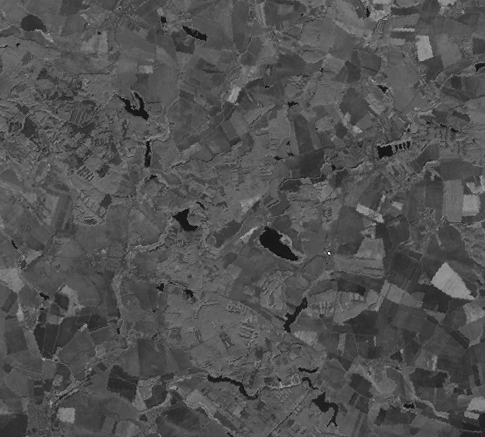
%> input picture U4/Podklady/Matlab/Lp4.bmp, 485 x 437 px
$ octave PCA_Image.m   (GNU Octave 9; MATLAB toolbox functions it lacks are replaced by stand-ins)
%> lines starting %> are read from the running program, lines starting %| are printed output that depends on the picture
%% Image compression using PCA
% SLectured by Sujin Jang in ECE662 2014 Spring, Purdue University
% Refer to "Principal Component Analysis", lecture note on
% May 2009, M. Richardson (http://people.maths.ox.ac.uk/richardsonm/SignalProcPCA.pdf)
% for detailed description and original Matlab code.

%% upraveno 22.11.2023 - MP

clear all; close all; clc;
[fly,map] = imread('Lp4.bmp'); % load image into MATLAB
%> fly is the input picture: size 437x485 uint8; min 12, max 255, mean 81.2
%> map = 256 rows, first 12: [0 0 0; 0.00392 0.00392 0.00392; 0.00784 0.00784 0.00784; 0.0118 0.0118 0.0118; 0.0157 0.0157 0.0157; 0.0196 0.0196 0.0196; 0.0235 0.0235 0.0235; 0.0275 0.0275 0.0275; 0.0314 0.0314 0.0314; 0.0353 0.0353 0.0353; 0.0392 0.0392 0.0392; 0.0431 0.0431 0.0431]
fly=double(fly); % convert to double precision
%> fly: size 437x485 double
figure;
image(fly),colormap(map); % display image
axis off, axis equal
[m n]=size(fly);
%> m = 437; n = 485
mn = mean(fly,2); % compute row mean
%> mn = 437 values, max 91.2 at index 43, min 69.68 at index 380, mean 81.22
X = fly - repmat(mn,1,n); % subtract row mean to obtain X
Z=1/sqrt(n-1)*X'; % create matrix, Z
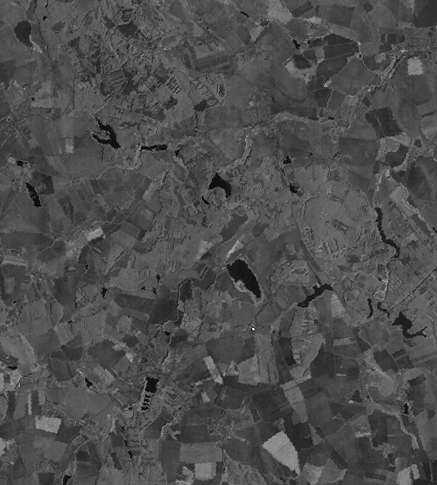
%> Z: size 485x437 double; min -3.46, max 7.88, mean -8.58e-18; drawn with min black and max white
covZ=Z'*Z; % covariance matrix of Z
%% Singular value decomposition
[U,S,V] = svd(covZ);
variances=sqrt(diag(S).*diag(S)); % compute variances
%> variances = 437 values, max 10790.7 at index 1, min 0.0886 at index 437, mean 311.2
figure;
bar(variances(1:30)) % scree plot of variances
title('Eigenvalues', 'FontSize',15);
xlabel('Order','FontSize',15); ylabel('Eigenvalue', 'FontSize',15);
%> after `ylabel('Eigenvalue', 'FontSize',15)`:
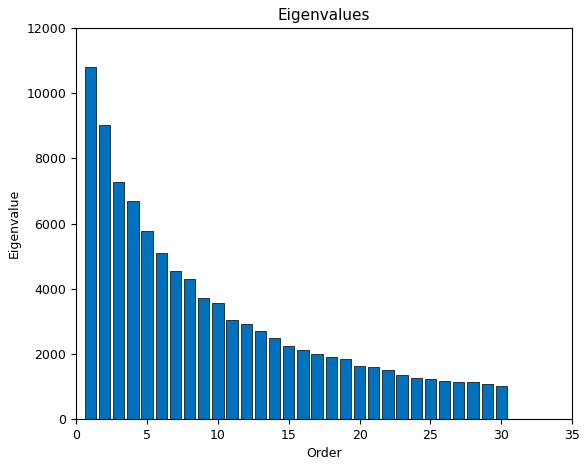
%> figure redrawn from the program's plot data; tallest bar 10790.7 high, from x = 0.6 to 1.4
%% Extract first 20 principal components
nEigs = 1:20;
for iter=1:size(nEigs,2)
PCs = nEigs(iter);
VV=V(:,1:PCs);
Y=VV'*X; % project data onto PCs
XX=VV*Y; % convert back to original basis
XX=XX+repmat(mn,1,n); % add the row means back on
figure;
image(XX),colormap(map),axis off; % display results
end
%> this loop made 20 passes
%> pass 1, `axis off`:
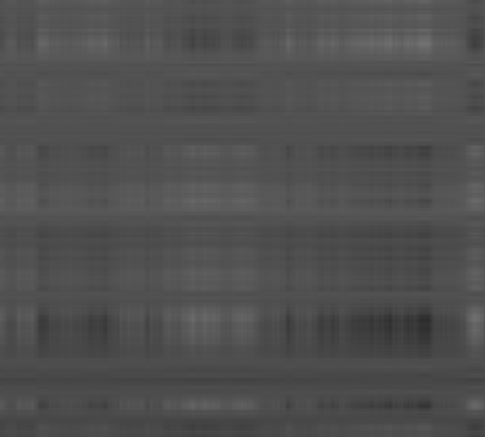
%> displayed picture: size 437x485x3, on the screen's scale of 0 to 255; min 42, max 115, mean 79.7
%> pass 2, `axis off`:
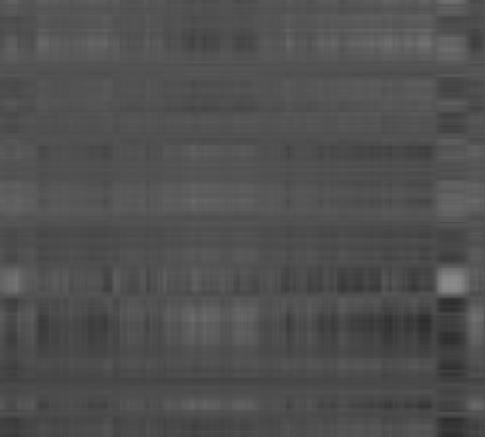
%> displayed picture: size 437x485x3, on the screen's scale of 0 to 255; min 43, max 139, mean 79.7
